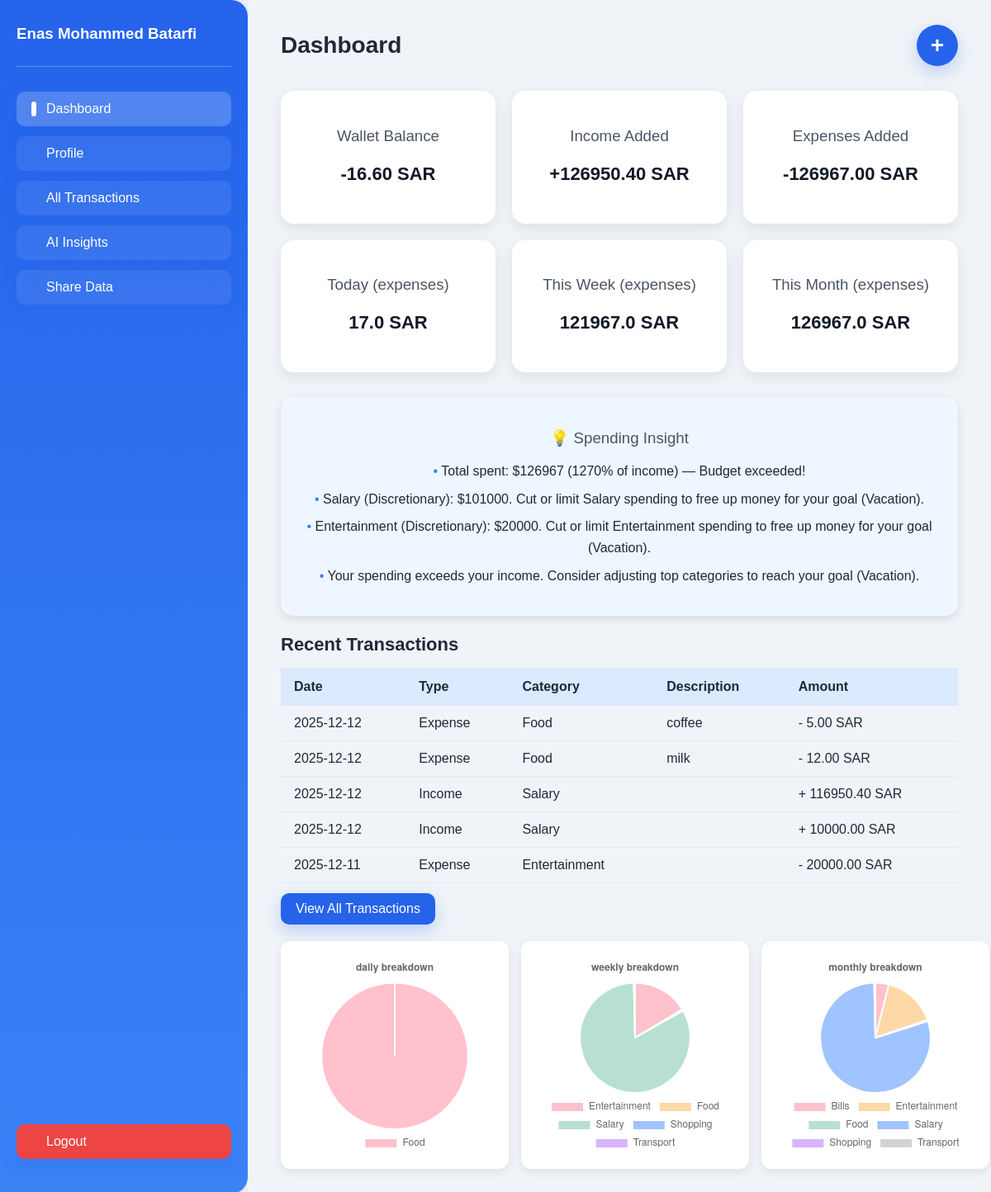
/dashboard (signed in), run on the app's committed database.
### models.py (models this page shows)
class User(db.Model):
    id = db.Column(db.Integer, primary_key=True)
    name = db.Column(db.String(150), nullable=False)
    email = db.Column(db.String(150), unique=True, nullable=False)
    password_hash = db.Column(db.String(256), nullable=False)
    birthday = db.Column(db.Date, nullable=False)
    income = db.Column(db.Float, nullable=False)
    currency = db.Column(db.String(10), nullable=False, default='SAR')
    budget_style = db.Column(db.String(50), default='Balanced')
    goals = db.Column(db.String(500))
    week_start = db.Column(db.String(20), default='Monday')
    gender = db.Column(db.String(20), nullable=False)
    created_at = db.Column(db.DateTime, default=datetime.utcnow)

class Expense(db.Model):
    id = db.Column(db.Integer, primary_key=True)
    user_id = db.Column(db.Integer, db.ForeignKey('user.id'), nullable=False)
    amount = db.Column(db.Float, nullable=False)
    category = db.Column(db.String(50), nullable=False)
    description = db.Column(db.String(200))
    date = db.Column(db.DateTime, default=datetime.utcnow)
    user = db.relationship('User', backref=db.backref('expenses', lazy=True))

class Income(db.Model):
    id = db.Column(db.Integer, primary_key=True)
    user_id = db.Column(db.Integer, db.ForeignKey('user.id'), nullable=False)
    amount = db.Column(db.Float, nullable=False)
    category = db.Column(db.String(50), nullable=False, default='Salary')
    description = db.Column(db.String(200))
    date = db.Column(db.DateTime, default=datetime.utcnow)
    user = db.relationship('User', backref=db.backref('incomes', lazy=True))

### app.py (the view, shortened to what this page needs)
@app.route('/dashboard', methods=['GET', 'POST'])
def dashboard():
    user = get_current_user()
    if user is None:
        return redirect(url_for('login'))
    expenses = Expense.query.filter_by(user_id=user.id).order_by(Expense.date.desc()).all()
    incomes = Income.query.filter_by(user_id=user.id).order_by(Income.date.desc()).all()
    today = datetime.utcnow().date()
    week_start = today - timedelta(days=today.weekday())
    month_start = today.replace(day=1)
    def expense_sum(filters):
        return db.session.query(func.sum(Expense.amount)).filter(filters).scalar() or 0
    def income_sum(filters):
        return db.session.query(func.sum(Income.amount)).filter(filters).scalar() or 0
    daily_total = expense_sum((Expense.user_id == user.id) & (func.date(Expense.date) == today))
    weekly_total = expense_sum((Expense.user_id == user.id) & (func.date(Expense.date) >= week_start))
    monthly_total = expense_sum((Expense.user_id == user.id) & (func.date(Expense.date) >= month_start))
    income_added = income_sum(Income.user_id == user.id)
    expense_added = expense_sum(Expense.user_id == user.id)
    wallet_balance = income_added - expense_added
    def category_data(start_date=None):
        q = db.session.query(Expense.category, func.sum(Expense.amount)).filter(
            Expense.user_id == user.id
        )
        if start_date:
            q = q.filter(func.date(Expense.date) >= start_date)
        results = q.group_by(Expense.category).all()
        if not results:
            return [], []  # safe fallback
        labels, values = zip(*results)
        return list(labels), list(values)
    daily_labels, daily_values = category_data(today)
    weekly_labels, weekly_values = category_data(week_start)
    monthly_labels, monthly_values = category_data(month_start)
    insight = generate_rule_based_insight(
        expenses=expenses,
        income=user.income,
        budget_style=user.budget_style,
        goals=user.goals,
    )
    transactions = []
    for e in expenses:
        transactions.append({
            "date": e.date,
            "flow": "expense",
            "category": e.category,
            "description": e.description,
            "amount": e.amount,
        })
    for inc in incomes:
        transactions.append({
            "date": inc.date,
            "flow": "income",
            "category": inc.category,
            "description": inc.description,
            "amount": inc.amount,
        })
    transactions.sort(key=lambda x: x["date"], reverse=True)
    return render_template(
        'dashboard.html', user=user, transactions=transactions, categories=CATEGORIES,
        daily_total=daily_total, weekly_total=weekly_total, monthly_total=monthly_total,
        daily_labels=daily_labels, daily_values=daily_values,
        weekly_labels=weekly_labels, weekly_values=weekly_values,
        monthly_labels=monthly_labels, monthly_values=monthly_values,
        insight=insight,
        wallet_balance=wallet_balance,
        income_added=income_added,
        expense_added=expense_added
    )

### app.py (called while the page is built)
def get_current_user():
    user_id = session.get('user_id')
    if not user_id:
        return None
    user = User.query.get(user_id)
    if user is None:
        return None
    _ = user.email
    return user

def _generate_csrf_token():
    token = session.get('csrf_token')
    if not token:
        token = secrets.token_hex(16)
        session['csrf_token'] = token
    return token

@app.before_request
def _csrf_protect():
    if request.method in ('POST', 'PUT', 'DELETE'):
        sent = request.form.get('_csrf')
        session_token = session.get('csrf_token')
        if not sent or not session_token or sent != session_token:
            abort(400)

### templates/dashboard.html (shortened to what this page needs)
<!DOCTYPE html>
<html lang="en">
<head>
<link rel="stylesheet" href="{{ url_for('static', filename='css/dashboard.css') }}">
</head>
<body>
<div class="dashboard-container">
    <div class="sidebar">
        <div class="user-info">
            <h3>{{ user.name }}</h3>
        </div>
        <a href="{{ url_for('dashboard') }}" class="btn active">Dashboard</a>
        <a href="{{ url_for('profile') }}" class="btn">Profile</a>
        <a href="{{ url_for('all_transactions') }}" class="btn">All Transactions</a>
        <a href="{{ url_for('ai_insights_page') }}" class="btn">AI Insights</a>
        <a href="{{ url_for('share') }}" class="btn">Share Data</a>
        <a href="{{ url_for('logout') }}" class="btn logout">Logout</a>
    </div>
    <div class="main-content">
        <div class="top-bar">
            <h2>Dashboard</h2>
            <div style="display:flex; gap:10px;">
                <button class="btn add-expense" onclick="openPopup()">+</button>
            </div>
        </div>
        <div class="cards">
            <div class="card">
                <h3>Wallet Balance</h3>
                <p>{{ "%.2f"|format(wallet_balance) }} {{ user.currency }}</p>
            </div>
            <div class="card">
                <h3>Income Added</h3>
                <p>+{{ "%.2f"|format(income_added) }} {{ user.currency }}</p>
            </div>
            <div class="card">
                <h3>Expenses Added</h3>
                <p>-{{ "%.2f"|format(expense_added) }} {{ user.currency }}</p>
            </div>
            <div class="card">
                <h3>Today (expenses)</h3>
                <p>{{ daily_total }} {{ user.currency }}</p>
            </div>
            <div class="card">
                <h3>This Week (expenses)</h3>
                <p>{{ weekly_total }} {{ user.currency }}</p>
            </div>
            <div class="card">
                <h3>This Month (expenses)</h3>
                <p>{{ monthly_total }} {{ user.currency }}</p>
            </div>
        </div>
<div class="card" style="padding:20px; margin-top:20px; background:#eef6ff; border-radius:15px; box-shadow: 0 4px 12px rgba(0,0,0,0.1);">
    <h3 style="margin-bottom:15px;">💡 Spending Insight</h3>
    <ul style="list-style: none; padding-left: 0; line-height: 1.6;">
        {% for line in insight.split('\n') %}
            <li style="margin-bottom:8px;">
                <span style="color:#3b82f6;">•</span> {{ line }}
            </li>
        {% endfor %}
    </ul>
</div>
        <div class="recent-transactions">
            <h3>Recent Transactions</h3>
            <table>
                <thead>
                    <tr>
                        <th>Date</th>
                        <th>Type</th>
                        <th>Category</th>
                        <th>Description</th>
                        <th>Amount</th>
                    </tr>
                </thead>
                <tbody>
                    {% for expense in transactions[:5] %}
                    <tr>
                        <td>{{ expense.date.strftime('%Y-%m-%d') }}</td>
                        <td>{{ expense.flow|capitalize }}</td>
                        <td>{{ expense.category }}</td>
                        <td>{{ expense.description }}</td>
                        <td>
                            {% if expense.flow == 'income' %}+{% else %}-{% endif %}
                            {{ "%.2f"|format(expense.amount) }} {{ user.currency }}
                        </td>
                    </tr>
                    {% endfor %}
                </tbody>
            </table>
            <a href="{{ url_for('all_transactions') }}" class="btn view-all">View All Transactions</a>
        </div>
        <div class="charts">
        <div class="chart-container">
            <canvas id="dailyChart"></canvas>
        </div>
        <div class="chart-container">
            <canvas id="weeklyChart"></canvas>
        </div>
        <div class="chart-container">
            <canvas id="monthlyChart"></canvas>
        </div>
        </div>
    </div>
</div>
<script>
// Popup functions
function openPopup() {
    document.getElementById("expensePopup").classList.add("active");
}
function closePopup() {
    document.getElementById("expensePopup").classList.remove("active");
}
const incomeCategories = ["Salary","Bonus","Freelance","Investment","Gift","Other income"];
const expenseCategories = {{ categories|tojson }};
function populateCategories(flow) {
    const select = document.getElementById("categorySelect");
    select.innerHTML = "";
    const list = flow === "income" ? incomeCategories : expenseCategories;
    list.forEach((c, idx) => {
        const opt = document.createElement("option");
        opt.value = c;
        opt.textContent = c;
        if (idx === 0) opt.selected = true;
        select.appendChild(opt);
    });
}
function toggleCategory() {
    const flow = document.getElementById("flowSelect").value;
    populateCategories(flow);
}
toggleCategory();
// Charts
function createPieChart(canvasId, labels, data) {
    if (!data || data.length === 0 || data.every(x => x === 0)) {
        document.getElementById(canvasId).style.display = "none";
        const fb = document.getElementById(canvasId.replace("Chart","Fallback"));
        if (fb) fb.style.display = "block";
        return;
    }
    return new Chart(document.getElementById(canvasId), {
        type: 'pie',
        data: {
            labels: labels,
            datasets: [{
                data: data,
                backgroundColor: ['#FFC1CC', '#FFD8A8', '#B8E0D2', '#A0C4FF', '#D8B4FE', '#D3D3D3']
            }]
        },
        options: {
            responsive: true,
            plugins: {
                title: {
                    display: true,
                    text: canvasId.replace("Chart","") + " breakdown"
                },
                legend: {
                    position: 'bottom'
                }
            }
        }
    });
}
createPieChart('dailyChart', {{ daily_labels|tojson }}, {{ daily_values|tojson }});
createPieChart('weeklyChart', {{ weekly_labels|tojson }}, {{ weekly_values|tojson }});
createPieChart('monthlyChart', {{ monthly_labels|tojson }}, {{ monthly_values|tojson }});
</script>
</body>
</html>

### static/css/dashboard.css (style rules this page uses)
body { margin: 0; font-family: "Poppins", sans-serif; background-color: #f0f4f8; color: #1f2937; }
.dashboard-container { display: flex; min-height: 100vh; }
.sidebar { width: 260px; background: linear-gradient(180deg, #2563eb, #3b82f6); color: #fff; display: flex; flex-direction: column; padding: 30px 20px; box-shadow: 2px 0 15px rgba(0,0,0,0.1); border-radius: 0 20px 20px 0; }
.sidebar h2, .sidebar h3 { margin: 0 0 8px 0; font-weight: 700; }
.sidebar .user-info { margin-bottom: 30px; border-bottom: 1px solid rgba(255,255,255,0.25); padding-bottom: 20px; }
.sidebar .btn { display: flex; align-items: center; padding: 12px 18px; margin-bottom: 12px; border-radius: 10px; color: #fff; text-decoration: none; font-weight: 500; background: rgba(255,255,255,0.07); transition: all 0.2s ease; position: relative; }
.sidebar .btn:hover, .sidebar .btn.active { background-color: rgba(255,255,255,0.2); }
.sidebar .btn::before { content: ''; width: 6px; height: 100%; background-color: #fff; border-radius: 3px; margin-right: 12px; opacity: 0; transition: opacity 0.2s ease; }
.sidebar .btn.active::before, .sidebar .btn:hover::before { opacity: 1; }
.sidebar .logout { margin-top: auto; background-color: #ef4444; transition: all 0.2s ease; }
.main-content { flex: 1; padding: 30px 40px; background-color: #f0f4f8; overflow-y: auto; max-height: 100vh; }
.top-bar { display: flex; justify-content: space-between; align-items: center; margin-bottom: 30px; }
.btn { border: none; padding: 10px 16px; border-radius: 10px; cursor: pointer; font-weight: 600; text-decoration: none; display: inline-block; background: #2563eb; color: #fff; box-shadow: 0 8px 20px rgba(37,99,235,0.25); transition: all 0.2s ease; }
.top-bar h2 { margin: 0; font-size: 28px; font-weight: 600; color: #1f2937; }
.top-bar .add-expense { font-size: 28px; font-weight: bold; border-radius: 50%; width: 50px; height: 50px; padding: 0; text-align: center; line-height: 50px; background-color: #2563eb; color: #fff; border: none; cursor: pointer; transition: all 0.2s ease; }
.cards { display: flex; gap: 20px; margin-bottom: 30px; flex-wrap: wrap; }
.card { flex: 1; background-color: #fff; padding: 25px 20px; border-radius: 16px; box-shadow: 0 6px 18px rgba(0,0,0,0.08); min-width: 180px; text-align: center; transition: transform 0.2s ease; }
.card h3 { margin-bottom: 12px; font-weight: 500; color: #4b5563; }
.card p { font-size: 22px; font-weight: 600; color: #111827; }
.recent-transactions h3 { margin-bottom: 15px; font-size: 22px; font-weight: 600; color: #1f2937; }
table { width: 100%; border-collapse: collapse; min-width: 650px; }
thead { background-color: #dbeafe; }
thead th { padding: 14px 16px; text-align: left; font-weight: 600; color: #1e293b; }
tbody td { padding: 12px 16px; border-bottom: 1px solid #e5e7eb; }
.view-all { display: inline-block; margin-top: 12px; background-color: #2563eb; color: #fff; padding: 10px 18px; border-radius: 10px; text-decoration: none; font-weight: 500; transition: background 0.2s ease; }
.charts { display: flex; justify-content: space-between; flex-wrap: nowrap; gap: 15px; margin-top: 20px; }
.chart-container { flex: 1; max-width: 30%; background: #fff; padding: 15px; border-radius: 12px; box-shadow: 0 4px 12px rgba(0,0,0,0.08); }
.chart-container canvas { width: auto; height: auto; }

### data on the page
User: name "Enas Mohammed Batarfi", currency "SAR"
Expense: date "2025-12-12", flow "Expense", category "Food", description "coffee", amount "5.00"
Expense: date "2025-12-12", flow "Expense", category "Food", description "milk", amount "12.00"
Income: date "2025-12-12", flow "Income", category "Salary", amount "116950.40"
Income: date "2025-12-12", flow "Income", category "Salary", amount "10000.00"
Expense: date "2025-12-11", flow "Expense", category "Entertainment", amount "20000.00"

### other printed values
{{ "%.2f"|format(wallet_balance) }} "-16.60"
{{ "%.2f"|format(income_added) }} "126950.40"
{{ "%.2f"|format(expense_added) }} "126967.00"
{{ daily_total }} "17.0"
{{ weekly_total }} "121967.0"
{{ monthly_total }} "126967.0"
{{ line }} "Total spent: $126967 (1270% of income) — Budget exceeded!" "Salary (Discretionary): $101000. Cut or limit Salary spending to free up money for your goal (Vacation)." "Entertainment (Discretionary): $20000. Cut or limit Entertainment spending to free up money for your goal (Vacation)." "Your spending exceeds your income. Consider adjusting top categories to reach your goal (Vacation)."
chart data {{ daily_labels|tojson }} ["Food"]
chart data {{ weekly_labels|tojson }} ["Entertainment", "Food", "Salary", "Shopping", "Transport"]
